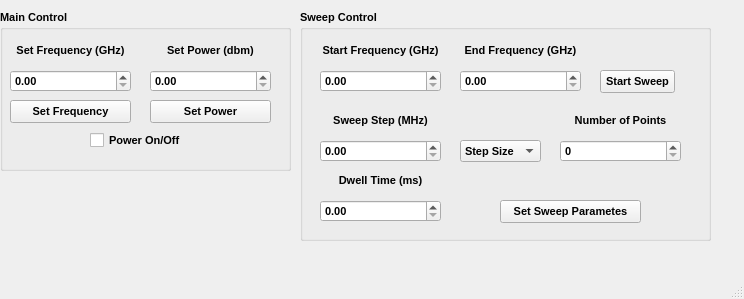
<?xml version="1.0" encoding="UTF-8"?>
<ui version="4.0">
 <class>MainWindow</class>
 <widget class="QMainWindow" name="MainWindow">
  <property name="geometry">
   <rect>
    <x>0</x>
    <y>0</y>
    <width>744</width>
    <height>299</height>
   </rect>
  </property>
  <property name="windowTitle">
   <string>MainWindow</string>
  </property>
  <widget class="QWidget" name="centralwidget">
   <widget class="QGroupBox" name="groupBox">
    <property name="geometry">
     <rect>
      <x>0</x>
      <y>10</y>
      <width>291</width>
      <height>161</height>
     </rect>
    </property>
    <property name="font">
     <font>
      <pointsize>8</pointsize>
      <weight>75</weight>
      <bold>true</bold>
     </font>
    </property>
    <property name="title">
     <string>Main Control</string>
    </property>
    <widget class="QCheckBox" name="togglePwrChk">
     <property name="geometry">
      <rect>
       <x>90</x>
       <y>120</y>
       <width>101</width>
       <height>21</height>
      </rect>
     </property>
     <property name="text">
      <string>Power On/Off</string>
     </property>
    </widget>
    <widget class="QLabel" name="label">
     <property name="geometry">
      <rect>
       <x>10</x>
       <y>30</y>
       <width>121</width>
       <height>21</height>
      </rect>
     </property>
     <property name="text">
      <string>Set Frequency (GHz)</string>
     </property>
     <property name="alignment">
      <set>Qt::AlignCenter</set>
     </property>
    </widget>
    <widget class="QLabel" name="label_2">
     <property name="geometry">
      <rect>
       <x>150</x>
       <y>30</y>
       <width>121</width>
       <height>21</height>
      </rect>
     </property>
     <property name="text">
      <string>Set Power (dbm)</string>
     </property>
     <property name="alignment">
      <set>Qt::AlignCenter</set>
     </property>
    </widget>
    <widget class="QDoubleSpinBox" name="freqbox">
     <property name="geometry">
      <rect>
       <x>10</x>
       <y>60</y>
       <width>121</width>
       <height>22</height>
      </rect>
     </property>
    </widget>
    <widget class="QDoubleSpinBox" name="pwrBox">
     <property name="geometry">
      <rect>
       <x>150</x>
       <y>60</y>
       <width>121</width>
       <height>22</height>
      </rect>
     </property>
    </widget>
    <widget class="QPushButton" name="setFreqBtn">
     <property name="geometry">
      <rect>
       <x>10</x>
       <y>90</y>
       <width>121</width>
       <height>23</height>
      </rect>
     </property>
     <property name="text">
      <string>Set Frequency</string>
     </property>
    </widget>
    <widget class="QPushButton" name="setPwrBtn">
     <property name="geometry">
      <rect>
       <x>150</x>
       <y>90</y>
       <width>121</width>
       <height>23</height>
      </rect>
     </property>
     <property name="text">
      <string>Set Power</string>
     </property>
    </widget>
   </widget>
   <widget class="QGroupBox" name="groupBox_2">
    <property name="geometry">
     <rect>
      <x>300</x>
      <y>10</y>
      <width>411</width>
      <height>231</height>
     </rect>
    </property>
    <property name="font">
     <font>
      <pointsize>8</pointsize>
      <weight>75</weight>
      <bold>true</bold>
     </font>
    </property>
    <property name="title">
     <string>Sweep Control</string>
    </property>
    <widget class="QPushButton" name="startSwpBtn">
     <property name="geometry">
      <rect>
       <x>300</x>
       <y>60</y>
       <width>75</width>
       <height>23</height>
      </rect>
     </property>
     <property name="text">
      <string>Start Sweep</string>
     </property>
    </widget>
    <widget class="QDoubleSpinBox" name="startFreqBox">
     <property name="geometry">
      <rect>
       <x>20</x>
       <y>60</y>
       <width>121</width>
       <height>22</height>
      </rect>
     </property>
    </widget>
    <widget class="QLabel" name="label_4">
     <property name="geometry">
      <rect>
       <x>150</x>
       <y>30</y>
       <width>141</width>
       <height>21</height>
      </rect>
     </property>
     <property name="text">
      <string>End Frequency (GHz)</string>
     </property>
     <property name="alignment">
      <set>Qt::AlignCenter</set>
     </property>
    </widget>
    <widget class="QLabel" name="label_3">
     <property name="geometry">
      <rect>
       <x>10</x>
       <y>30</y>
       <width>141</width>
       <height>21</height>
      </rect>
     </property>
     <property name="text">
      <string>Start Frequency (GHz)</string>
     </property>
     <property name="alignment">
      <set>Qt::AlignCenter</set>
     </property>
    </widget>
    <widget class="QDoubleSpinBox" name="endFreqBox">
     <property name="geometry">
      <rect>
       <x>160</x>
       <y>60</y>
       <width>121</width>
       <height>22</height>
      </rect>
     </property>
    </widget>
    <widget class="QDoubleSpinBox" name="stepSizeBox">
     <property name="geometry">
      <rect>
       <x>20</x>
       <y>130</y>
       <width>121</width>
       <height>22</height>
      </rect>
     </property>
    </widget>
    <widget class="QLabel" name="label_5">
     <property name="geometry">
      <rect>
       <x>20</x>
       <y>100</y>
       <width>121</width>
       <height>21</height>
      </rect>
     </property>
     <property name="text">
      <string>Sweep Step (MHz)</string>
     </property>
     <property name="alignment">
      <set>Qt::AlignCenter</set>
     </property>
    </widget>
    <widget class="QLabel" name="label_6">
     <property name="geometry">
      <rect>
       <x>260</x>
       <y>100</y>
       <width>121</width>
       <height>21</height>
      </rect>
     </property>
     <property name="text">
      <string>Number of Points</string>
     </property>
     <property name="alignment">
      <set>Qt::AlignCenter</set>
     </property>
    </widget>
    <widget class="QSpinBox" name="pointsBox">
     <property name="geometry">
      <rect>
       <x>260</x>
       <y>130</y>
       <width>121</width>
       <height>22</height>
      </rect>
     </property>
    </widget>
    <widget class="QComboBox" name="sweepDefBox">
     <property name="geometry">
      <rect>
       <x>160</x>
       <y>130</y>
       <width>81</width>
       <height>22</height>
      </rect>
     </property>
     <item>
      <property name="text">
       <string>Step Size</string>
      </property>
     </item>
     <item>
      <property name="text">
       <string>Points</string>
      </property>
     </item>
    </widget>
    <widget class="QDoubleSpinBox" name="dwellTimeBox">
     <property name="geometry">
      <rect>
       <x>20</x>
       <y>190</y>
       <width>121</width>
       <height>22</height>
      </rect>
     </property>
    </widget>
    <widget class="QLabel" name="label_7">
     <property name="geometry">
      <rect>
       <x>20</x>
       <y>160</y>
       <width>121</width>
       <height>21</height>
      </rect>
     </property>
     <property name="text">
      <string>Dwell Time (ms)</string>
     </property>
     <property name="alignment">
      <set>Qt::AlignCenter</set>
     </property>
    </widget>
    <widget class="QPushButton" name="setSweepParamBtn">
     <property name="geometry">
      <rect>
       <x>200</x>
       <y>190</y>
       <width>141</width>
       <height>23</height>
      </rect>
     </property>
     <property name="text">
      <string>Set Sweep Parametes</string>
     </property>
    </widget>
   </widget>
  </widget>
  <widget class="QMenuBar" name="menubar">
   <property name="geometry">
    <rect>
     <x>0</x>
     <y>0</y>
     <width>744</width>
     <height>21</height>
    </rect>
   </property>
  </widget>
  <widget class="QStatusBar" name="statusbar"/>
 </widget>
 <resources/>
 <connections/>
</ui>
